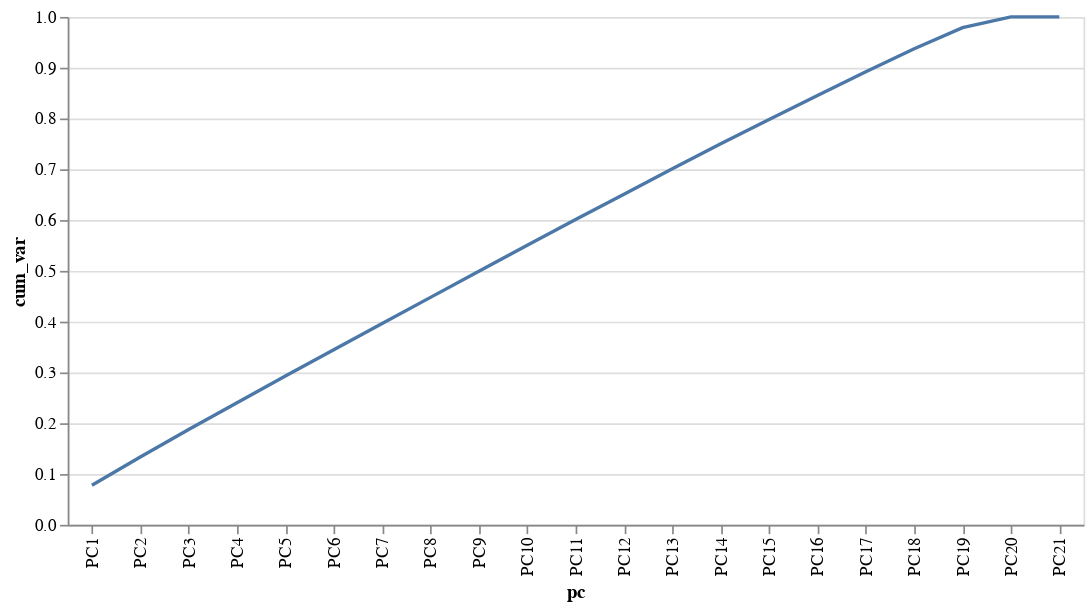

This figure's notebook cell:
### Code cell
alt.Chart(pc_df).mark_line().transform_window(
    cum_var='sum(exp_variance)'
).encode(
    x=alt.X('pc:N', sort=list(X.columns)),
    y='cum_var:Q'
).properties(width=600)

### Figure 1 — Vega-Lite specification as saved in the notebook (floating-point values rounded to 4 significant figures)
{"config": {"view": {"continuousWidth": 300, "continuousHeight": 300}}, "data": {"name": "data-8b16888ec103fc4fe6926ef45153cd7c"}, "mark": {"type": "line"}, "encoding": {"x": {"field": "pc", "sort": ["gender", "city_pop", "amt", "distance", "age", "('entertainment',)", "('food_dining',)", "('gas_transport',)", "('grocery_net',)", "('grocery_pos',)", "('health_fitness',)", "('home',)", "('kids_pets',)", "('misc_net',)", "('misc_pos',)", "('personal_care',)", "('shopping_net',)", "('shopping_pos',)", "('travel',)", "hour", "weekday"], "type": "nominal"}, "y": {"field": "cum_var", "type": "quantitative"}}, "transform": [{"window": [{"op": "sum", "field": "exp_variance", "as": "cum_var"}]}], "width": 600, "$schema": "https://vega.github.io/schema/vega-lite/v5.8.0.json", "datasets": {"data-8b16888ec103fc4fe6926ef45153cd7c": [{"pc": "PC1", "exp_variance": 0.07787}, {"pc": "PC2", "exp_variance": 0.05579}, {"pc": "PC3", "exp_variance": 0.05422}, {"pc": "PC4", "exp_variance": 0.05268}, {"pc": "PC5", "exp_variance": 0.05241}, {"pc": "PC6", "exp_variance": 0.05175}, {"pc": "PC7", "exp_variance": 0.05165}, {"pc": "PC8", "exp_variance": 0.05144}, {"pc": "PC9", "exp_variance": 0.05129}, {"pc": "PC10", "exp_variance": 0.05114}, {"pc": "PC11", "exp_variance": 0.0508}, {"pc": "PC12", "exp_variance": 0.04997}, {"pc": "PC13", "exp_variance": 0.04983}, {"pc": "PC14", "exp_variance": 0.04934}, {"pc": "PC15", "exp_variance": 0.04765}, {"pc": "PC16", "exp_variance": 0.04733}, {"pc": "PC17", "exp_variance": 0.04681}, {"pc": "PC18", "exp_variance": 0.04542}, {"pc": "PC19", "exp_variance": 0.0414}, {"pc": "PC20", "exp_variance": 0.0212}, {"pc": "PC21", "exp_variance": 4.585e-30}]}}
